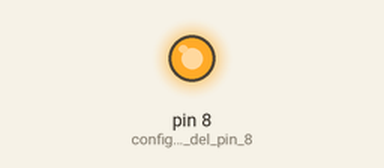
The sketch below on a simulated Arduino Uno, built with avr-gcc and run on an emulated ATmega328P. Shown: output pins drawn as LEDs (lit = HIGH).

Above: at 10.0 s.
At 25.0 s:
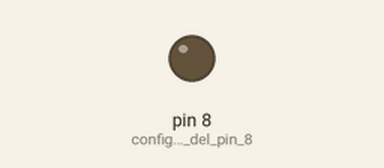
Timing chart, 0 to 39.0 s (numbered marks = the images above):
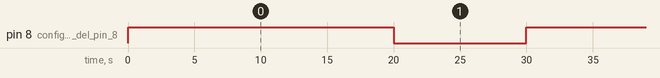

The sketch:

Ventilador_Funcionamiento.ino
```cpp
float temperatura = 0; //variable para la temperatura
int fan = 8; //pin digital dodne conectar el ventildor
void setup(){

 Serial.begin (9600); //inicia comunicacion serial

 pinMode(8,OUTPUT);//configuracion del pin 8
}

void loop(){

  digitalWrite(8,HIGH);
  delay(20000);
  digitalWrite(8,LOW);
  delay(10000);


}
```

Measured:
- by itself, pin 8 (configuracion_del_pin_8): alternates HIGH for 20.0 s and LOW for 10.0 s
